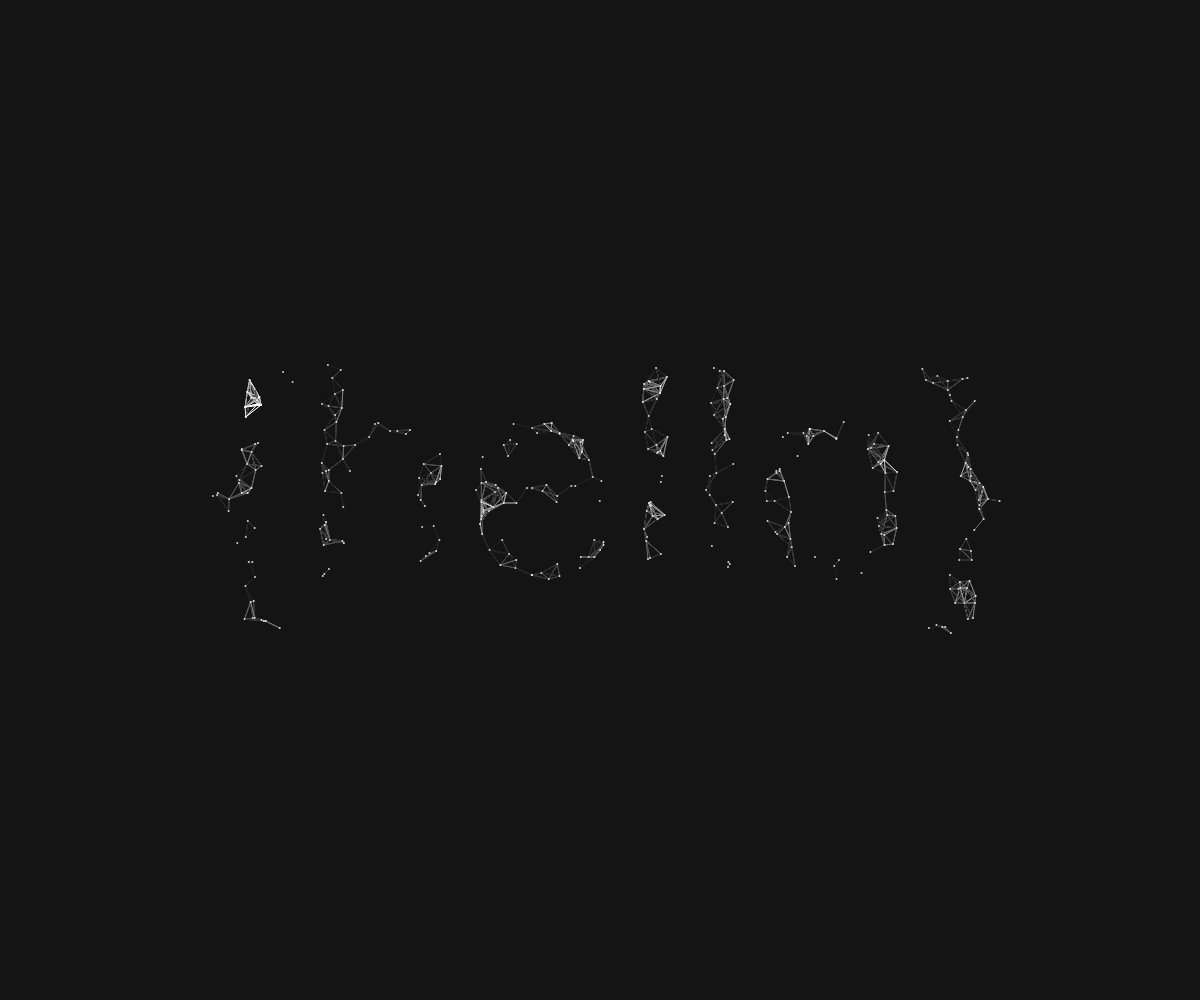
Frame 1 (no input)
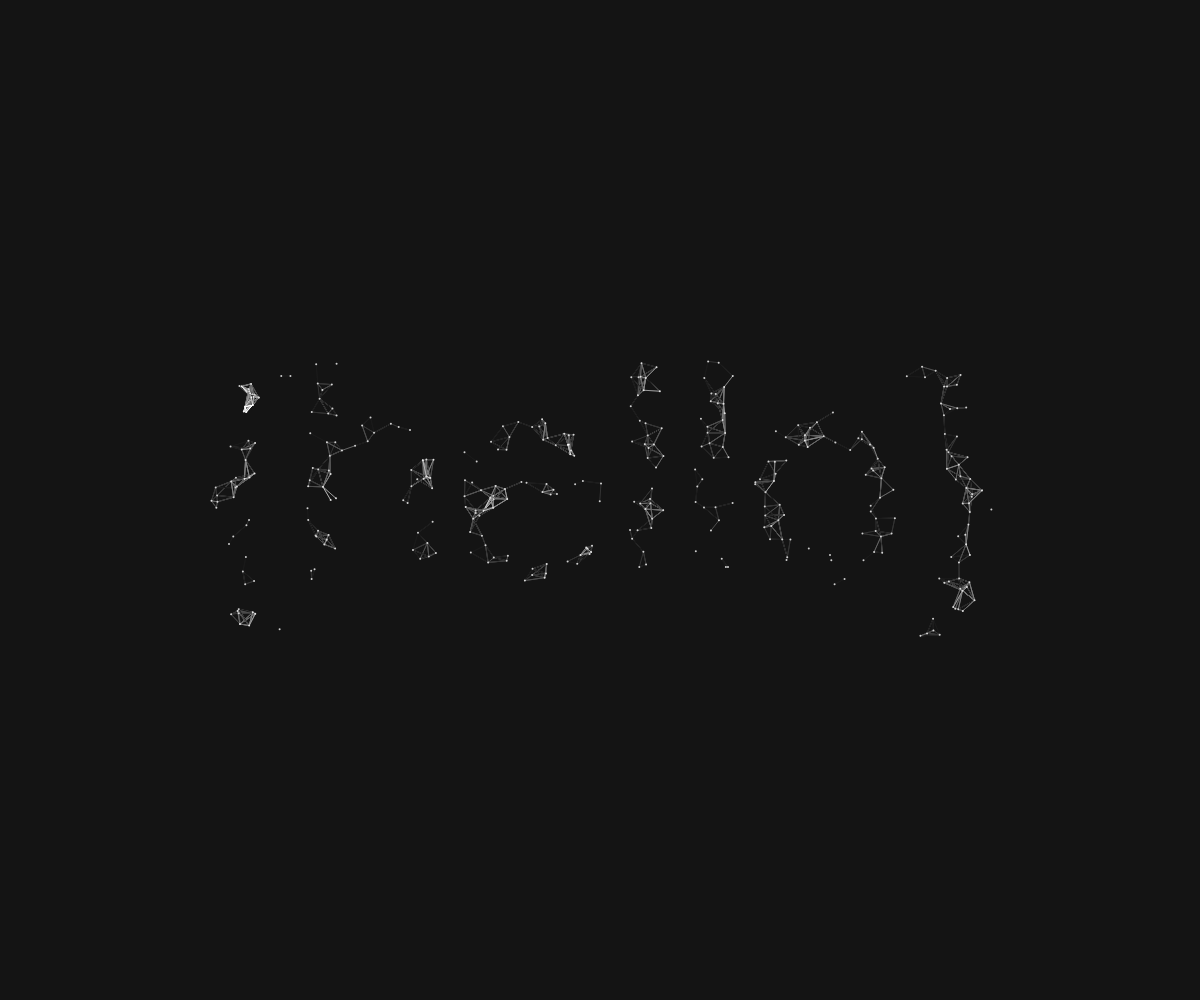
Frame 60 (no input)
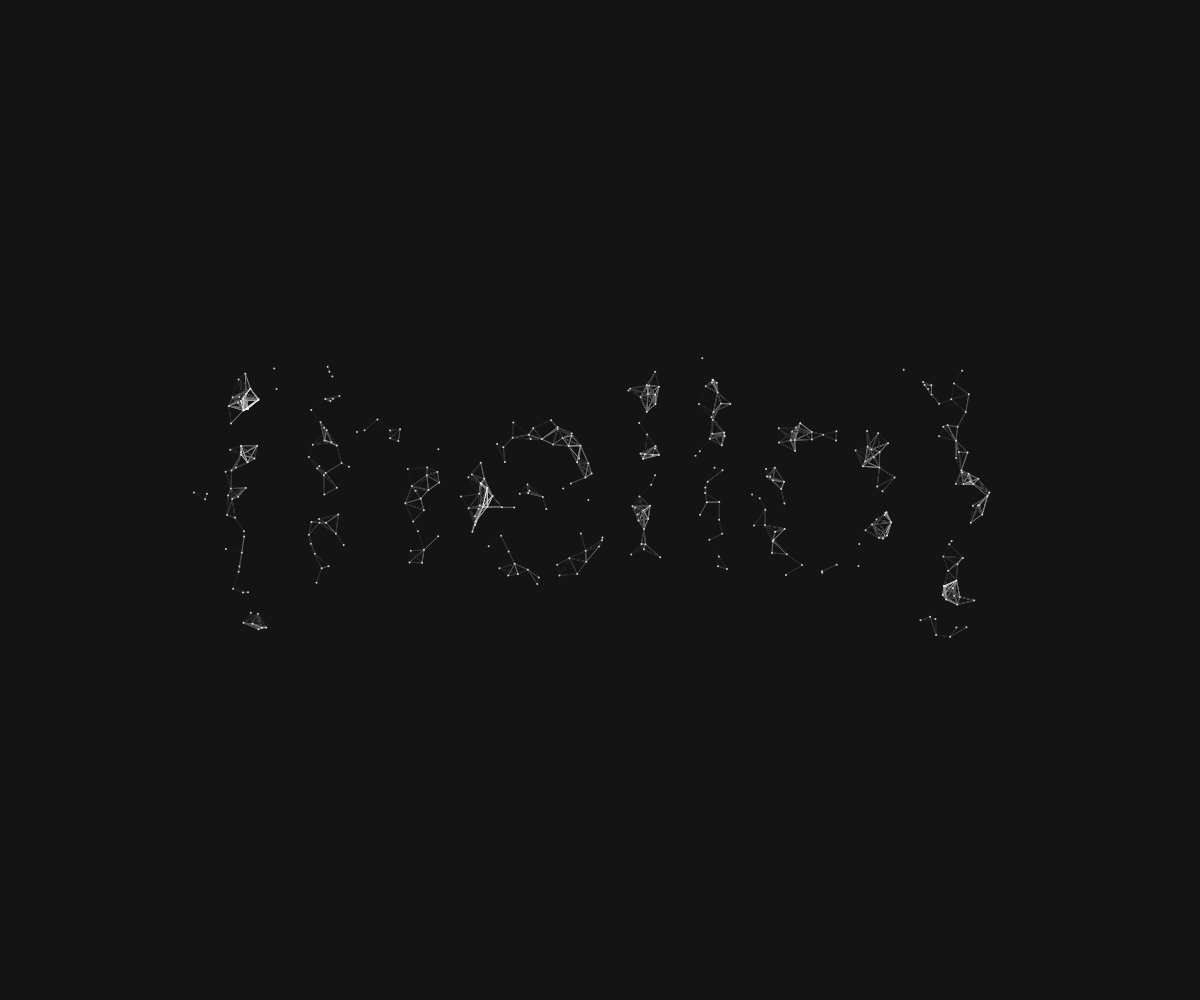
Frame 120 (the mouse pressed at the canvas centre since frame 60)

The p5.js sketch that drew these frames (run headless with seeded random() and noise() and a simulated clock; from frame 60 on, the mouse is pressed at the canvas centre):

// p5.js sketch
// ── sketch.js
"use strict";

const dotSize = 2;
const maxConnectionLength = 20;
const cellWidth = 20;
const cellHeight = 20;
let input = '{hello}';
let numOfDots = 0;
let time = 0;
let word;

// Dot class
class Dot {
  constructor(anchor, position, radius, direction, startAngle) {
    this.size = dotSize;
    this.anchor = anchor;
    this.position = position;
    this.radius = radius;
    this.direction = direction;
    this.startAngle = startAngle;
    this.connections = [];
    this.transporting = false;
    this.transportDir;
    this.transportLoc = createVector(0, 0);
  }

  move() {
    if (!this.transporting) {
      this.position.x = this.anchor.x + cos(time * this.direction + this.startAngle) * this.radius;
      this.position.y = this.anchor.y + sin(time * this.direction + this.startAngle) * this.radius;
    } else {
      if (this.position.dist(this.transportLoc) < 3) {
        this.transporting = false;
      } else {
        this.position.add(this.transportDir);
      }
    }
  }

  transport(newAnchor) {
    this.anchor = newAnchor;
    this.transporting = true;
    this.transportLoc.x = this.anchor.x + cos(time * this.direction + this.startAngle) * this.radius;
    this.transportLoc.y = this.anchor.y + sin(time * this.direction + this.startAngle) * this.radius;
    this.transportDir = p5.Vector.sub(this.transportLoc, this.position);
    this.transportDir.normalize();
    this.transportDir.mult(4);
  }

  render() {
    noStroke();
    fill(255, 200);
    ellipse(this.position.x, this.position.y, this.size);
  }

  run() {
    this.render();
    this.move();
  }
}

class Word {
  constructor(string, x, y) {
    const fontSize = windowWidth / sqrt(string.length + 10);
    this.x = x;
    this.y = y + fontSize / 3.8;
    this.graphic = createGraphics(windowWidth, windowHeight);
    this.dots = [];
    this.grid = Word.createGrid();
    this.graphic.noStroke();
    this.graphic.background(255);
    this.graphic.fill(0);
    this.graphic.textAlign(CENTER);
    this.graphic.textSize(fontSize);
    this.graphic.text(string, this.x, this.y);
    this.graphic.loadPixels();
    this.createDots();
    this.isChanging = false;
  }

  static createGrid() {
    const cols = floor(windowWidth / cellWidth);
    const rows = floor(windowHeight / cellHeight);
    const dots = [];
    for (let col = 0; col <= cols; col++) {
      dots.push([]);
      for (let row = 0; row <= rows; row++) {
        dots[col].push([]);
      }
    }
    return { cols, rows, dots };
  }

  changeString(string, x, y) {
    this.isChanging = true;
    const fontSize = windowWidth / sqrt(string.length + 10);
    this.x = x;
    this.y = y + fontSize / 3.8;
    this.graphic.noStroke();
    this.graphic.background(255);
    this.graphic.fill(0);
    this.graphic.textAlign(CENTER);
    this.graphic.textSize(fontSize);
    this.graphic.text(string, this.x, this.y);
    this.graphic.loadPixels();
    this.createDots();
    this.isChanging = false;
  }

  createDots() {
    const freeDots = this.dots;
    this.dots = [];
    for (let i = 0; i < numOfDots; i++) {
      const x = floor(random(windowWidth));
      const y = floor(random(windowHeight));
      const pd = pixelDensity();
      const index = 4 * pd * (x + y * windowWidth * pd);
      const pixel = this.graphic.pixels[index];
      if (pixel < 255) {
        const anchor = createVector(x, y);
        if (freeDots.length === 0) {
          const radius = random(5, 10);
          const startPosition = createVector(anchor.x + radius, anchor.y);
          const startAngle = random(TWO_PI);
          const prob = random();
          let direction;
          if (prob < 0.5) {
            direction = -1;
          } else {
            direction = 1;
          }
          const dot = new Dot(anchor, startPosition, radius, direction, startAngle);
          this.dots.push(dot);
        } else {
          const dot = freeDots.pop();
          dot.transport(anchor);
          this.dots.push(dot);
        }
      }
    }
  }

  static checkForConnect(dotA, dotB, numOfConnections) {
    let newNumOfConnections = numOfConnections;
    const distance = dist(dotA.position.x, dotA.position.y, dotB.position.x, dotB.position.y);
    if (distance > 0 && distance < maxConnectionLength) {
      const sat = map(newNumOfConnections, 0, 10, 0, 255);
      stroke(sat);
      line(dotA.position.x, dotA.position.y, dotB.position.x, dotB.position.y);
      newNumOfConnections++;
    }
    return newNumOfConnections;
  }

  registerDots() {
    this.grid = Word.createGrid();
    for (let i = 0; i < this.dots.length; i++) {
      let col = floor(this.dots[i].position.x / cellWidth);
      let row = floor(this.dots[i].position.y / cellHeight);
      col = col < 0 ? 0 : col > this.grid.cols ? this.grid.cols : col;
      row = row < 0 ? 0 : row > this.grid.rows ? this.grid.rows : row;
      this.grid.dots[col][row].push(this.dots[i]);
    }
  }

  connectDots() {
    let numOfConnections = 1;
    for (let col = 1; col < this.grid.cols - 1; col++) {
      for (let row = 1; row < this.grid.rows - 1; row++) {
        for (let i = 0; i < this.grid.dots[col][row].length; i++) {
          // Check all surrounding cells
          for (let addCol = -1; addCol <= 1; addCol++) {
            for (let addRow = -1; addRow <= 1; addRow++) {
              for (let j = 0; j < this.grid.dots[col + addCol][row + addRow].length; j++) {
                if (!(addCol === 0 && addRow === 0) || i !== j) {
                  numOfConnections = Word.checkForConnect(this.grid.dots[col][row][i], this.grid.dots[col + addCol][row + addRow][j], numOfConnections);
                }
              }
            }
          }
          numOfConnections = 1;
        }
      }
    }
  }

  run() {
    if (!this.isChanging) {
      this.registerDots();
      this.connectDots();
      for (let i = 0; i < this.dots.length; i++) {
        this.dots[i].run();
      }
    }
  }
}

function setup() {
  createCanvas(windowWidth, windowHeight);
  background(20);
  numOfDots = max(windowWidth, windowHeight) * 6;
  word = new Word(input, windowWidth / 2, windowHeight / 2);
  input = '';
}

function draw() {
  background(20);
  word.run();
  time += 0.05;
}

function keyTyped() {
  if (keyCode === 13) {
    word.changeString(input, windowWidth / 2, windowHeight / 2);
    input = '';
  } else {
    input += key;
  }
}
